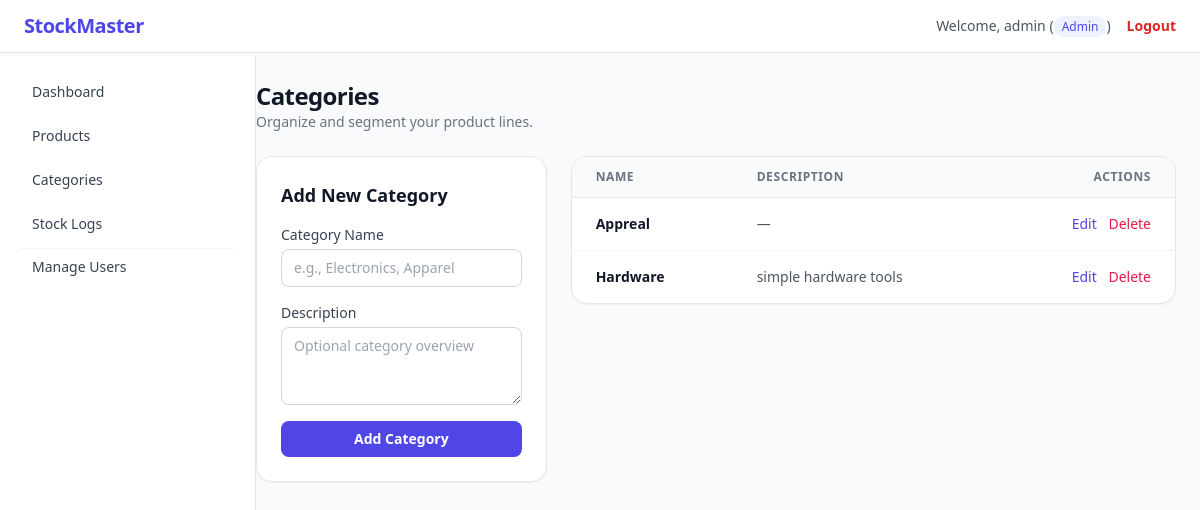
The app's page /categories.php (signed in) with its own data.
### tables this page shows
CREATE TABLE `categories` (
  `id` int(11) NOT NULL,
  `name` varchar(100) NOT NULL,
  `description` text DEFAULT NULL,
  `created_at` timestamp NOT NULL DEFAULT current_timestamp()
);

### categories.php (the view, shortened to what this page needs)
<?php
require_once 'config.php';
include 'includes/header.php';
$edit_category = null;
$stmt = $pdo->query("SELECT * FROM categories ORDER BY created_at DESC");
$categories = $stmt->fetchAll();
?>
<div class="space-y-6">
    <div class="flex justify-between items-center">
        <div>
            <h1 class="text-2xl font-bold text-gray-900 tracking-tight">Categories</h1>
            <p class="text-sm text-gray-500">Organize and segment your product lines.</p>
        </div>
    </div>
    <div class="grid grid-cols-1 lg:grid-cols-3 gap-6 items-start">
        <div class="bg-white p-6 rounded-2xl border border-gray-200 shadow-sm space-y-4">
            <?php if ($edit_category): ?>
                <h3 class="text-lg font-bold text-gray-900">Edit Category</h3>
                <form action="categories.php" method="POST" class="space-y-4">
                    <input type="hidden" name="action" value="update">
                    <input type="hidden" name="id" value="<?= $edit_category['id']; ?>">
                    <div>
                        <label class="block text-sm font-medium text-gray-700">Category Name</label>
                        <input type="text" name="name" value="<?= htmlspecialchars($edit_category['name']); ?>" required class="mt-1 block w-full px-3 py-2 border border-gray-300 rounded-lg focus:outline-none focus:ring-indigo-500 focus:border-indigo-500 text-sm">
                    </div>
                    <div>
                        <label class="block text-sm font-medium text-gray-700">Description</label>
                        <textarea name="description" rows="3" class="mt-1 block w-full px-3 py-2 border border-gray-300 rounded-lg focus:outline-none focus:ring-indigo-500 focus:border-indigo-500 text-sm"><?= htmlspecialchars($edit_category['description']); ?></textarea>
                    </div>
                    <div class="flex gap-2 pt-2">
                        <button type="submit" class="flex-1 py-2 px-4 text-sm font-semibold rounded-lg text-white bg-indigo-600 hover:bg-indigo-700 transition">Save Changes</button>
                        <a href="categories.php" class="py-2 px-4 text-sm font-semibold rounded-lg text-gray-700 bg-gray-100 hover:bg-gray-200 transition text-center">Cancel</a>
                    </div>
                </form>
            <?php else: ?>
                <h3 class="text-lg font-bold text-gray-900">Add New Category</h3>
                <form action="categories.php" method="POST" class="space-y-4">
                    <div>
                        <label class="block text-sm font-medium text-gray-700">Category Name</label>
                        <input type="text" name="name" placeholder="e.g., Electronics, Apparel" required class="mt-1 block w-full px-3 py-2 border border-gray-300 rounded-lg focus:outline-none focus:ring-indigo-500 focus:border-indigo-500 text-sm">
                    </div>
                    <div>
                        <label class="block text-sm font-medium text-gray-700">Description</label>
                        <textarea name="description" rows="3" placeholder="Optional category overview" class="mt-1 block w-full px-3 py-2 border border-gray-300 rounded-lg focus:outline-none focus:ring-indigo-500 focus:border-indigo-500 text-sm"></textarea>
                    </div>
                    <button type="submit" class="w-full py-2 px-4 text-sm font-semibold rounded-lg text-white bg-indigo-600 hover:bg-indigo-700 transition pt-2">Add Category</button>
                </form>
            <?php endif; ?>
        </div>
        <div class="lg:col-span-2 bg-white rounded-2xl border border-gray-200 shadow-sm overflow-hidden">
            <table class="w-full text-left border-collapse">
                <thead>
                    <tr class="bg-gray-50 border-b border-gray-200">
                        <th class="px-6 py-3 text-xs font-semibold text-gray-500 uppercase tracking-wider">Name</th>
                        <th class="px-6 py-3 text-xs font-semibold text-gray-500 uppercase tracking-wider">Description</th>
                        <th class="px-6 py-3 text-right text-xs font-semibold text-gray-500 uppercase tracking-wider">Actions</th>
                    </tr>
                </thead>
                <tbody class="divide-y divide-gray-100">
                    <?php if (count($categories) > 0): ?>
                        <?php foreach ($categories as $cat): ?>
                            <tr class="hover:bg-gray-50/70 transition">
                                <td class="px-6 py-4 whitespace-nowrap text-sm font-semibold text-gray-900">
                                    <?= htmlspecialchars($cat['name']); ?>
                                </td>
                                <td class="px-6 py-4 text-sm text-gray-600">
                                    <?= htmlspecialchars($cat['description'] ?: '—'); ?>
                                </td>
                                <td class="px-6 py-4 whitespace-nowrap text-right text-sm font-medium space-x-2">
                                    <a href="categories.php?edit=<?= $cat['id']; ?>" class="text-indigo-600 hover:text-indigo-900 transition">Edit</a>
                                    <a href="categories.php?delete=<?= $cat['id']; ?>" onclick="return confirm('Are you sure you want to delete this category?');" class="text-rose-600 hover:text-rose-900 transition">Delete</a>
                                </td>
                            </tr>
                        <?php endforeach; ?>
                    <?php else: ?>
                        <tr>
                            <td colspan="3" class="px-6 py-10 text-center text-sm text-gray-500 font-medium">No categories found. Create one on the left panel!</td>
                        </tr>
                    <?php endif; ?>
                </tbody>
            </table>
        </div>
    </div>
</div>
<?php include 'includes/footer.php'; ?>

### records on screen
categories: name "Appreal", description "—"
categories: name "Hardware", description "simple hardware tools"

### other values on screen
$_SESSION['username'] "admin"
$_SESSION['role'] "Admin"
